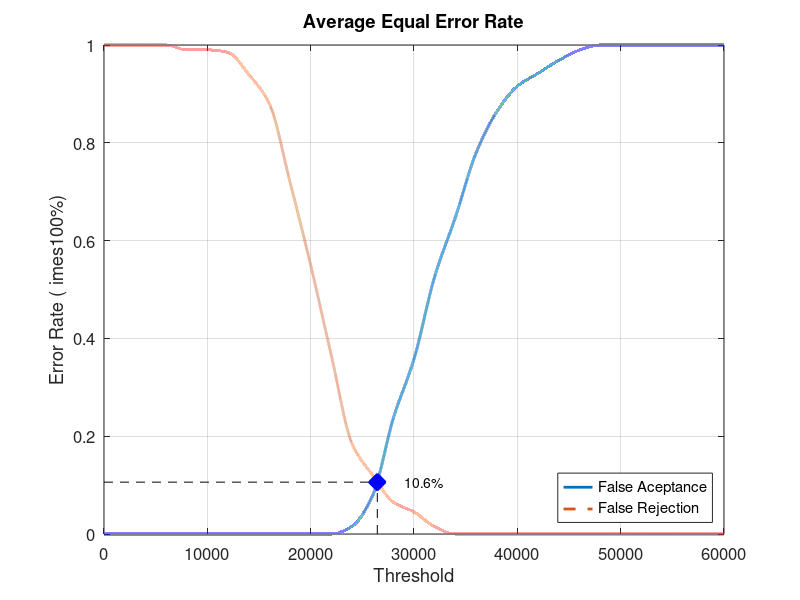
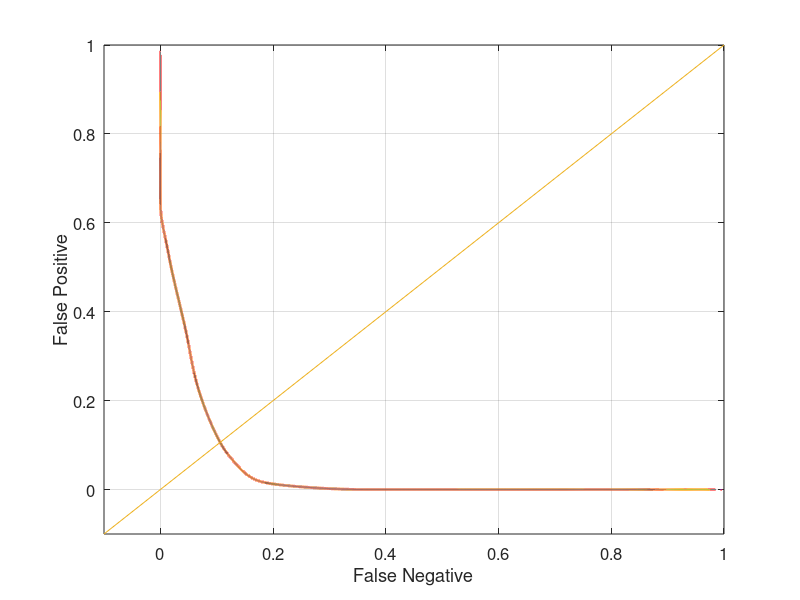

Recreate these plots in MATLAB, in order.
close all;
clear;
clc;
x = 0:2000:60000;
xq = 0:0.5:60000;

y0 = [0 0 0 0 0 0 0 0 0 0 0 0 0.0157895 0.0789474 0.236842 0.357895 0.526316 0.647368 0.778947 0.863158 0.915789 0.942105 0.968421 0.989474 1 1 1 1 1 1 1]
yy0 = interp1(x, y0, xq, 'pchip');
y1 = [1 1 1 1 0.99 0.99 0.985 0.94 0.88 0.72 0.55 0.365 0.185 0.12 0.065 0.045 0.015 0 0 0 0 0 0 0 0 0 0 0 0 0 0]
yy1 = interp1(x, y1, xq, 'pchip');

% Calculating EER: 
y2 = abs(y0 - y1);
find(y2 == min(y2))
yy2 = abs(yy0 - yy1);
xEER = find(yy2 == min(yy2));
xEERIndex = xq(xEER) % X-axis EER
yEER = yy0(xEER) % Y-axis EER

main = figure
plot(xq, yy0,'-','LineWidth', 2);	hold on
plot(xq, yy1,'--','LineWidth', 2);	hold on
plot([xEERIndex xEERIndex], [0 yEER], 'k--');	hold on
plot([0 xEERIndex], [yEER yEER], 'k--');	hold on
plot(xEERIndex, yEER, 'bx', 'LineWidth', 10);	hold on
text(xEERIndex + 10 * xEERIndex / 100, yEER, [num2str(round((10000 * yEER)) / 100) '%'])
legend('False Aceptance', 'False Rejection', 'Location', 'SouthEast')
xlabel('Threshold')
ylabel('Error Rate (	imes100%)')
title('Average Equal Error Rate')
set(gca, 'FontSize', 12)
axis([0 60000 0 1])
grid on

print(main, 'Database1_1Main', '-dpng');
FNRxFPR = figure('Color', [1 1 1]);
plot(yy1, yy0, '-', yy1, yy0, 'LineWidth', 2);
hold on
y = -0.1:0.1:1
plot(y, y); 
set(gca, 'FontSize', 12)
xlabel('False Negative')
ylabel('False Positive')
axis([-0.1 1 -0.1 1])
set(gca, 'FontSize', 12)
grid on

print(FNRxFPR, 'Database1_1FNRxFPR','-dpng');
